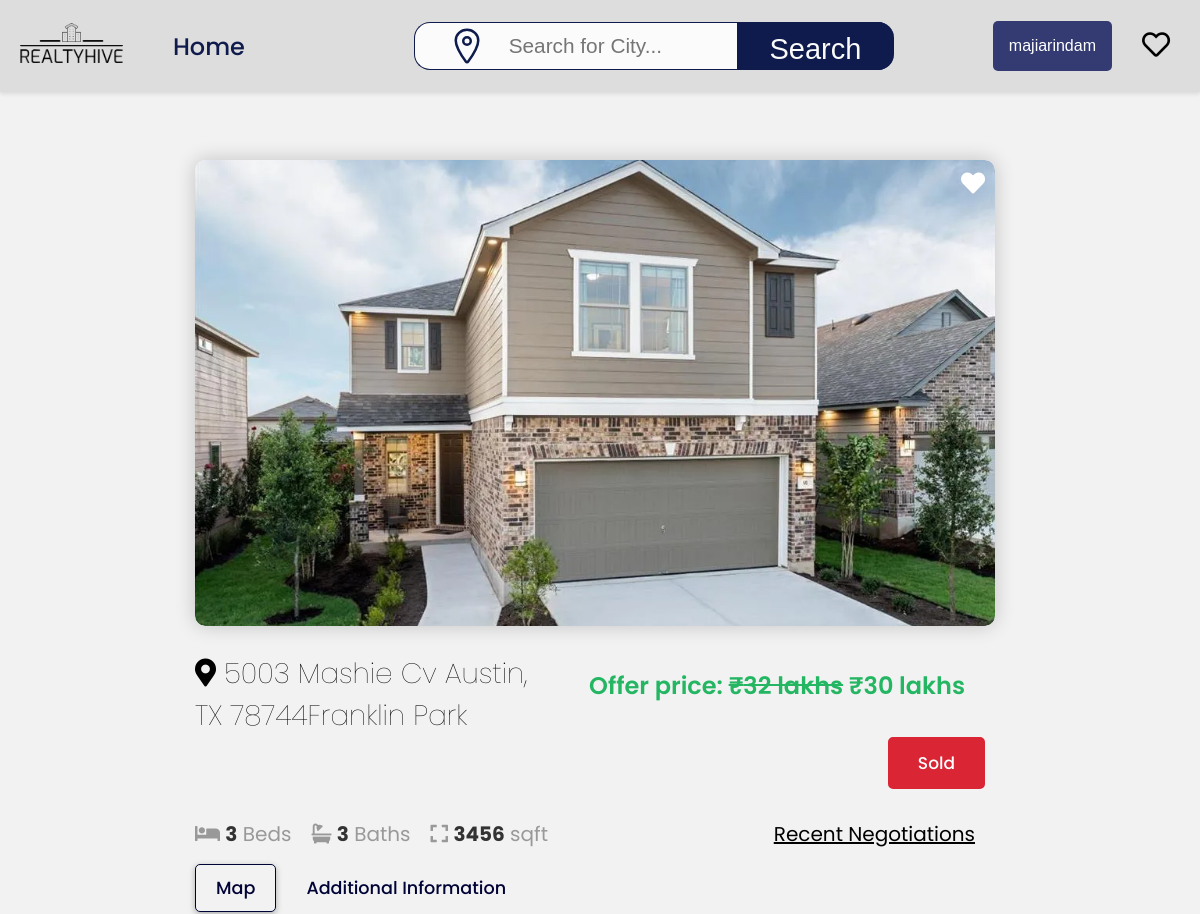
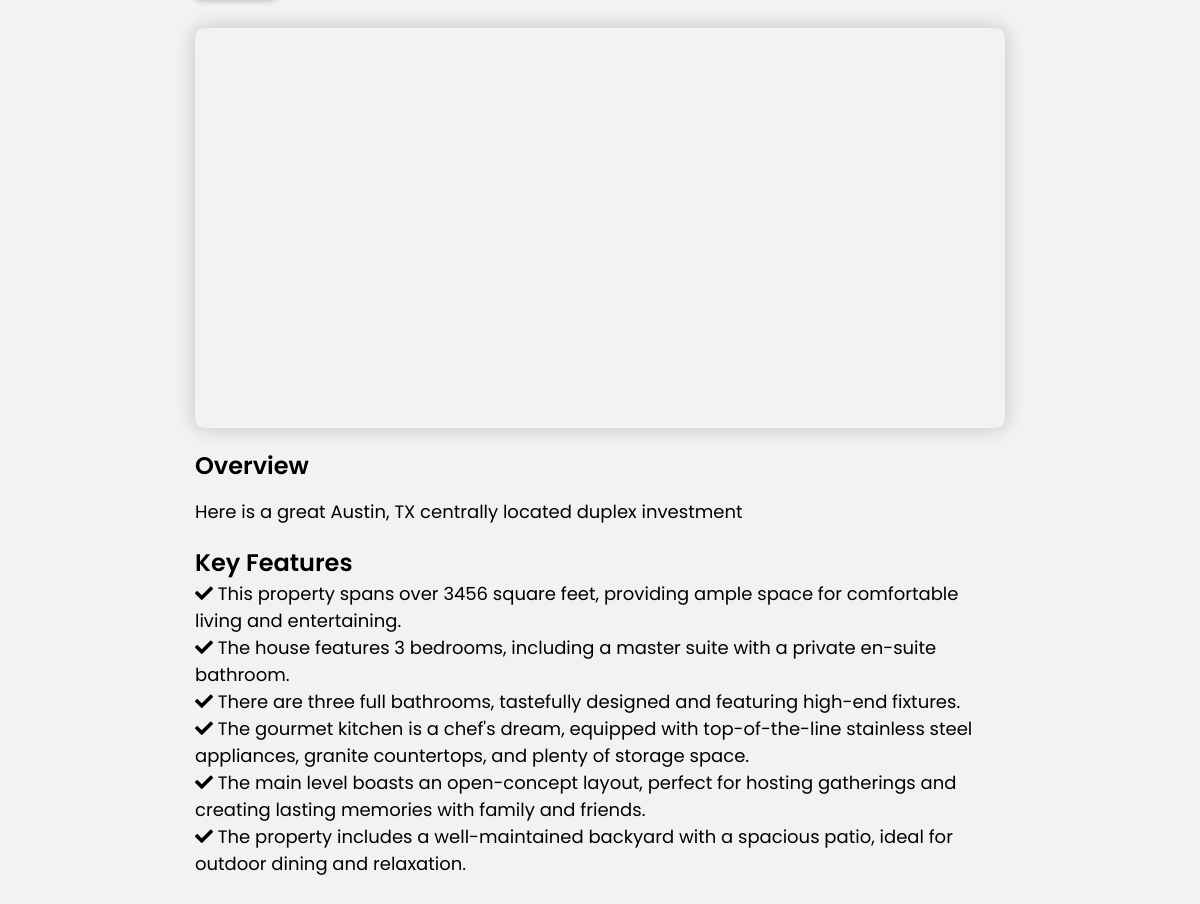
The app's page /property/9/ (signed in) with its own data (2 pictures, top to bottom).
### property_form/models.py (models this page shows, shortened)
class Property(models.Model):
    STATUS_CHOICES = (
        ('available', 'Available'),
        ('sold', 'Sold'),
    )
    seller = models.ForeignKey(Seller, on_delete=models.CASCADE)
    is_featured = models.BooleanField(default=False)
    address = models.CharField(max_length=200)
    square_feet = models.PositiveIntegerField()
    overview = models.TextField()
    bhk = models.CharField(max_length=10)
    nearby_hospitals = models.CharField(max_length=100)
    nearby_schools = models.CharField(max_length=100)
    nearby_police_station = models.CharField(max_length=100)
    price = models.CharField(max_length=20)
    pictures = models.ImageField(upload_to='property_images/')
    status = models.CharField(max_length=20, choices=STATUS_CHOICES, default='available')
    class Meta:
        verbose_name_plural = "properties"

### negotiation/models.py (models this page shows)
class Negotiation(models.Model):
    user = models.ForeignKey(User, on_delete=models.CASCADE)
    property = models.ForeignKey(Property, on_delete=models.CASCADE)
    email = models.EmailField()
    first_name = models.CharField(max_length=100)
    last_name = models.CharField(max_length=100)
    phone_number = models.CharField(max_length=20)
    requested_price = models.CharField(max_length=20)
    status = models.CharField(max_length=10, blank=True, null=True)

### property_description_trade/views.py (the view)
# urls.py: path('property/<int:property_id>/', views.property_detail, name='property_detail'),
def property_detail(request,property_id):
    property_obj = get_object_or_404(Property, id=property_id)
    user = request.user
    accepted_negotiation = Negotiation.objects.filter(user = request.user,property=property_obj, status='accepted').first()
    actual_price = property_obj.price
    property_price = None
    if accepted_negotiation:
        property_price = accepted_negotiation.requested_price
    if hasattr(user, 'seller'):
        seller_or_client = user.seller
    elif hasattr(user, 'client'):
        seller_or_client = user.client
    is_sold = property_obj.status == 'sold'
    context = {
        'property_image': property_obj.pictures.url,
        'property_address': property_obj.address,
        'property_price': actual_price,
        'special_price' : property_price,
        'bhk': property_obj.bhk,
        'property_sqft': property_obj.square_feet,
        'property_overview': property_obj.overview,
        'nearby_schools' : property_obj.nearby_schools,
        'nearby_PS' : property_obj.nearby_police_station,
        'nearby_hospital' : property_obj.nearby_hospitals,
        'isAuthenticated': request.user.is_authenticated,
        'seller_or_client' : seller_or_client,
        'property_id': property_id,
        'property_obj' : property_obj,
        'is_sold': is_sold,
    }
    return render(request,'property_description_trade/property_description.html', context)

### property_description_trade/templates/property_description_trade/property_description.html (shortened to what this page needs)
{% extends "property_description_trade/layout.html" %}
{% block body %}
{% load static %}
<link href='https://api.mapbox.com/mapbox-gl-js/v2.9.1/mapbox-gl.css' rel='stylesheet' />
<link rel="stylesheet" href="https://api.mapbox.com/mapbox-gl-js/plugins/mapbox-gl-geocoder/v5.0.0/mapbox-gl-geocoder.css" type="text/css">
<link rel="stylesheet" href="https://cdnjs.cloudflare.com/ajax/libs/font-awesome/5.15.4/css/all.min.css">
<link rel="stylesheet" href="{% static '/css/property_description.css' %}">
<nav class="navbar">
    <div class="navbar-left">
      <a href="#" class="logo"><img src="{%static 'images/logo.png' %}" alt="Logo"></a>
      <a href="{% url 'home' %}" class="nav-link">Home</a>
    </div>
      <div class="nav-middle">
      <div class="search-local">
        <div class="icon">
          <ion-icon name="location-outline"></ion-icon>
        </div>
        <input id = "search-input" type="text" placeholder=" Search for City...">
        <button id="search-button" data-url="{% url 'property_form:properties' %}">
          <span class="search-text">Search</span>
        </button>
      </div>
      </div>
    <div class="navbar-right">
      {% if user.is_authenticated %}
        <div class="dropdown">
          <button class="dropbtn">{{ user.username }}</button>
        </div>
        <a href="#" class="favorites-link" title="Favorites">
          <button class="favorites-button">
            <i class="far fa-heart"></i>
          </button>
        </a>
      {% else %}
      <button class="btn account" onclick="openModal()">Sign In</button>
      <button class="btn btn-fill" onclick="openModal1()">Register</button>
      {% endif %}
    </div>
  </nav>
<div class="property-description">
    <div class="property-image">
        <img src="{{ property_image }}" alt="Property Image">
        <button class="favorite-button" title="Add to Favorites"><i class="fas fa-heart"></i></button>
    </div>
    <div class="property-details">
      {% if special_price %}
        <div class="property-title">
            <h3><i class="fas fa-map-marker-alt"></i>  {{ property_address }}</h3>
        <span class="property-price">
            <span>Offer price: </span>
            <span style="text-decoration: line-through;">₹{{ property_price }}</span>
            <span> ₹{{ special_price }}</span>
        </span>
    {% else %}
    <div class="property-title1">
      <h3><i class="fas fa-map-marker-alt"></i>  {{ property_address }}</h3>
        <span class="property-price">₹{{ property_price }}</span>
    {% endif %}
        </div>
        <div class="property-buttons">
          {% if not is_sold %}
              {% if not seller_or_client or seller_or_client.id != property_obj.seller.id %}
                  <button class="negotiate-button" onclick="openNegotiationForm()">Negotiate Price?</button>
                  <button class="buy-button" onclick="handleBuyNow()">Buy Now</button>
              {% endif %}
          {% else %}
              <span class="sold-label">Sold</span>
          {% endif %}
      </div>
        </div>
        <div class="property-features">
          <div class="new-features">
          <ul>
            <li><i class="fas fa-bed"></i> <strong> {{ bhk  }}</strong> Beds</li>
                <li><i class="fas fa-bath"></i> <strong> 3</strong> Baths</li>
                <li><i class="fas fa-expand"></i> <strong> {{ property_sqft }}</strong> sqft</li>
            </ul>
            <a href="{% url 'negotiation:recent_negotiations' property_id=property_id %}" class="recent-negotiations">Recent Negotiations</a>
            </div>
            <div class="map-additional">
                <button id="map-button" class="property-button map-button active" onclick="showMap()">Map</button>
                <button id="additional-info-button" class="property-button additional-info-button" onclick="toggleAdditionalInfo()">Additional Information</button>
            </div>
            <div id="map-container" style="display: block;">
            </div>
        </div>
        <div class="property-description-text">
            <h2>Overview</h2>
            <p>{{ property_overview }}</p>
        </div>
        <div class="property-key-features">
            <h2>Key Features</h2>
            <ul>
                <li><i class="fas fa-check"></i> This property spans over {{ property_sqft }} square feet, providing ample space for comfortable living and entertaining.</li>
                <li><i class="fas fa-check"></i> The house features {{ bhk }} bedrooms, including a master suite with a private en-suite bathroom.</li>
                <li><i class="fas fa-check"></i> There are three full bathrooms, tastefully designed and featuring high-end fixtures.</li>
                <li><i class="fas fa-check"></i> The gourmet kitchen is a chef's dream, equipped with top-of-the-line stainless steel appliances, granite countertops, and plenty of storage space.</li>
                <li><i class="fas fa-check"></i> The main level boasts an open-concept layout, perfect for hosting gatherings and creating lasting memories with family and friends.</li>
                <li><i class="fas fa-check"></i> The property includes a well-maintained backyard with a spacious patio, ideal for outdoor dining and relaxation.</li>
            </ul>
        </div>
    </div>
{% endblock %}

### records on screen
Property: address "5003 Mashie Cv Austin, TX 78744Franklin Park", price "32 lakhs", overview "Here is a great Austin, TX centrally located duplex investment"
Negotiation: requested_price "30 lakhs"

### other values on screen
{{ user.username }} "majiarindam"
{{ bhk }} "3"
{{ property_sqft }} "3456"
